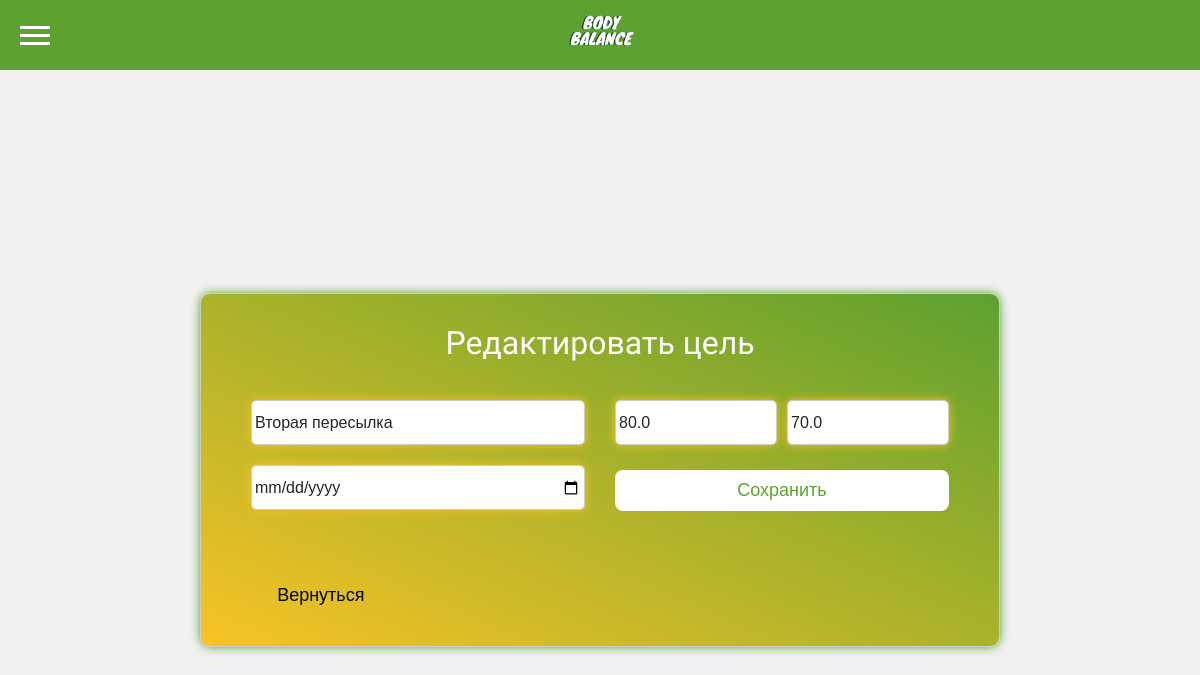
The app's page /progress/goal/edit/6/ (signed in), older data.
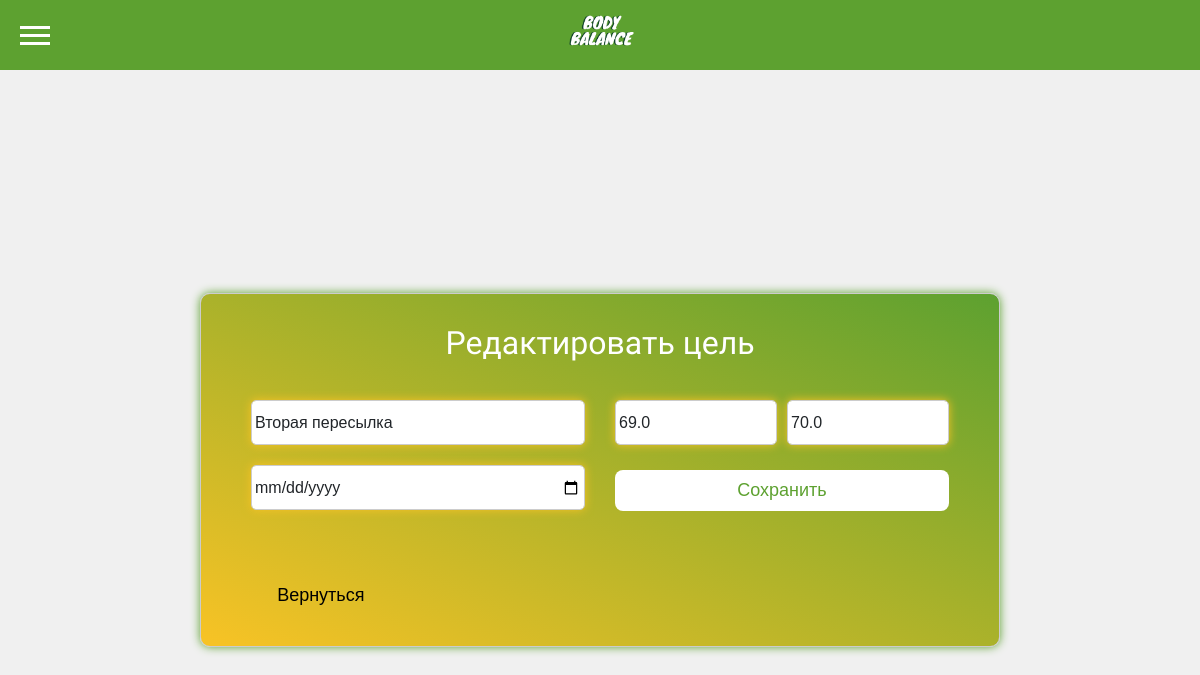
The same page, newer data.
### Progress/models.py (models this page shows, shortened)
class Goal(models.Model):
    status_choices = [
        ('New', 'Новая'),
        ('In_work', 'В процессе'),
        ('Done', 'Завершена'),
        ('Failed', 'Провалена'),
    ]
    user = models.ForeignKey(User, on_delete=models.CASCADE, related_name='goals')
    description = models.CharField(max_length=255) #описание
    start_weight = models.FloatField(default=50) #начальный вес
    current_weight = models.FloatField(default=50) #текущий вес
    updated_at = models.DateTimeField(default=timezone.now) #время последнего изменения
    target_weight = models.FloatField(default=50) #желаемый вес
    start_date = models.DateField() #дата постановки цели
    end_date = models.DateField() #желаемая дата достижения цели
    status = models.CharField(max_length=20, choices=status_choices, default='New')
    points = models.PositiveIntegerField(default=0)  # Количество баллов за выполнение цели
    history = HistoricalRecords()  # Добавляем историю изменений

### Progress/views.py (the view)
# urls.py: path('goal/edit/<int:pk>/', views.edit_goal, name='edit_goal'),
@login_required
def edit_goal(request, pk):
    goal = get_object_or_404(Goal, pk=pk)
    if request.method == 'POST':
        form = UpdateGoalForm(request.POST, instance=goal)
        if form.is_valid():
            form.save()
            return redirect('index-progress')
    else:
        form = UpdateGoalForm(instance=goal)
    return render(request, 'progress/edit_goal.html', {'form': form})

### Progress/forms.py
class UpdateGoalForm(forms.ModelForm):
    class Meta:
        model = Goal
        fields = ['description', 'current_weight', 'target_weight', 'end_date',]
        widgets = {
            'description': forms.TextInput(attrs={'class': 'form-control', 'placeholder': 'Цель'}),
            'current_weight': forms.NumberInput(attrs={'class': 'form-control', 'placeholder': 'Текущий вес'}),
            'target_weight': forms.NumberInput(attrs={'class': 'form-control', 'placeholder': 'Желаемый вес'}),
            'end_date': forms.DateInput(attrs={'class': 'form-control', 'type': 'date'}),
        }

### Progress/templates/progress/edit_goal.html (shortened to what this page needs)
{% extends "main/base.html" %}
{% load static %}
{% block content %}
  <link href="https://cdn.jsdelivr.net/npm/bootstrap@5.0.2/dist/css/bootstrap.min.css" rel="stylesheet">
  <link rel="stylesheet" href="{% static 'main/css/styles.css' %}" type="text/css" media="all">
  <link rel="stylesheet" href="{% static 'progress/css/forms.css' %}" type="text/css" media="all">
  <link rel="stylesheet" href="{% static 'progress/css/goal.css' %}" type="text/css" media="all">
  <body>
      <div class="page-wrapper">
          <div class="container-log">
                      <form method="post" class="edit-form">
                          <div class="text-wrapper">
                              <h2>Редактировать цель</h2>
                          </div>
                          <div class="field-container">
                              <div class="first-container">
                                  <div class="first-first-container">
                                    {{ form.description }}
                                  </div>
                                  <div class="first-second-container">
                                    {{ form.end_date }}
                                  </div>
                              </div>
                              <div class="second-container">
                                  <div class="second-first-container">
                                    {{ form.current_weight }}
                                    {{ form.target_weight }}
                                  </div>
                                  <div class="button-wrapper"><button type="submit">Сохранить</button></div>
                              </div>
                          </div>
                          <a class="btn btn-light" href="{% url 'index-progress' %}">Вернуться</a>
                      </form>
          </div>
      </div>
  </body>
{% endblock %}

Row changes from the older to the newer data that the page shows:
changed Goal "Вторая пересылка": current_weight "80.0" → "69.0"
